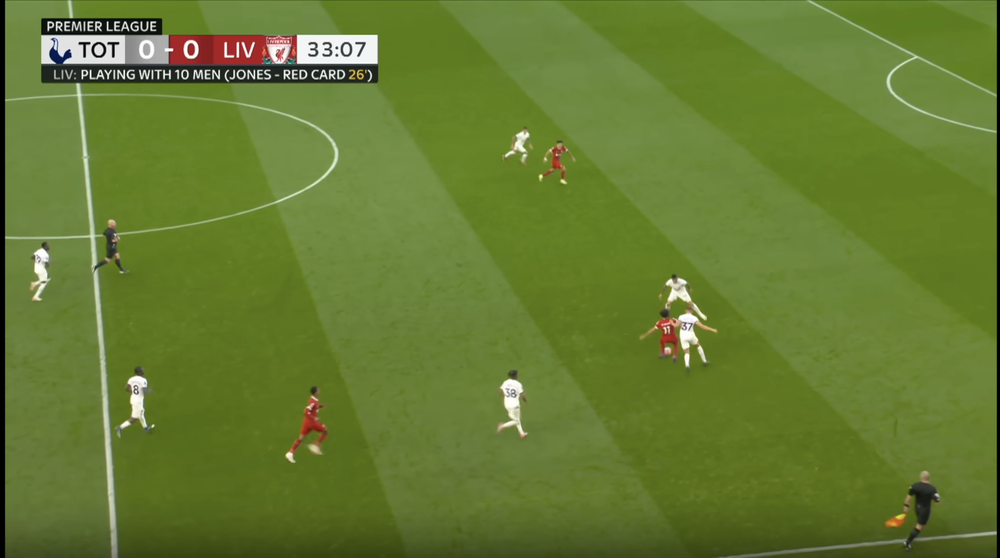
#> input picture logic/offside.png, 1000 x 558 px, shrunk from 1680 x 938 before the run
$ python -i field_extractor.py   (imports and definitions only)
#> lines starting #> are read from the running program, lines starting #| are printed output that depends on the picture; after the words box and inside, x2 and y2 are one past the last pixel; in counts of white or black regions, pixels touching at a corner belong together
#> further down, picture is the input picture: shape (558, 1000, 3); mean B, G, R 49.9, 123, 100.9
#!/usr/bin/env python3

import cv2
import sys
import numpy as np

def extract_field_mask(image_bgr, hue_range=10, morph_size=15):
    """
    Extract a binary mask of the soccer field from a BGR input image.

    Parameters:
    -----------
    image_bgr  : np.ndarray
        Input image in BGR format (as loaded by cv2.imread).
    hue_range  : int
        Half-width of the hue threshold around the peak hue.
    morph_size : int
        Size (in pixels) for morphological opening/closing.

    Returns:
    --------
    field_mask : np.ndarray
        A binary (single-channel) mask, where pixels belonging to the field are 255, others 0.
    """
#> called with hue_range = 10, morph_size = 15
    cv2.imshow("original image", image_bgr)
    # 1. Convert to HSV
    image_hsv = cv2.cvtColor(image_bgr, cv2.COLOR_BGR2HSV)
#> image_hsv: shape (558, 1000, 3); mean H, S, V 39.8, 154.6, 123.9

    # Split out the H, S, V channels
    hue_channel, _, _ = cv2.split(image_hsv)
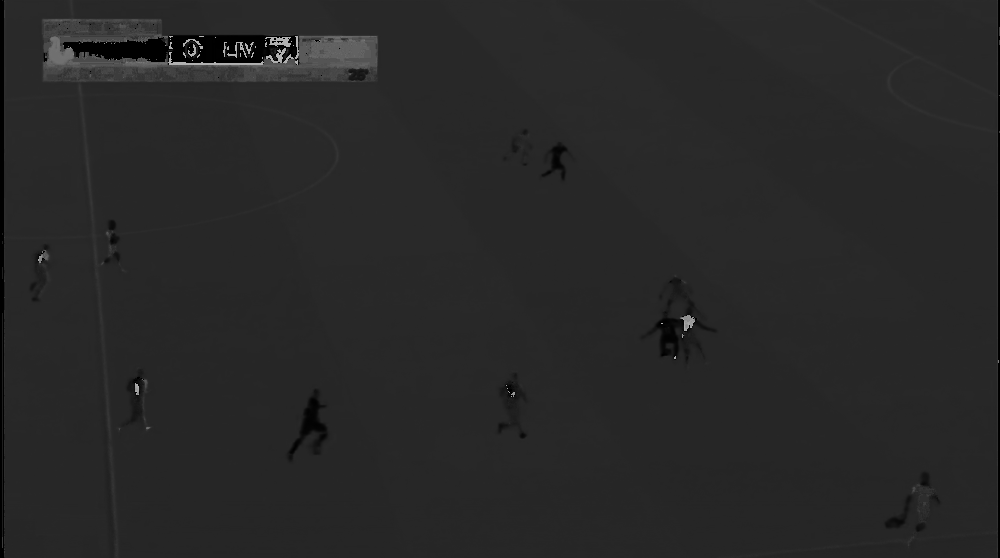
#> hue_channel: shape (558, 1000); min 0, max 179, mean 39.8

    # 2. Compute a histogram of hue values (0..179 in OpenCV by default)
    hist_size = 180
    hist_range = (0, 180)
    hue_hist = cv2.calcHist([hue_channel], [0], None, [hist_size], hist_range)
#> hue_hist = 180 values, max 160694 at index 39, min 0 at index 59, mean 3100

    # Find the peak hue value in the histogram
    peak_hue = np.argmax(hue_hist)
#> peak_hue = 39

    # 3. Threshold around the peak in the hue channel
    lower_hue = max(0, peak_hue - hue_range)
#> lower_hue = 29
    upper_hue = min(179, peak_hue + hue_range)
#> upper_hue = 49
    lower_bound = np.array([lower_hue, 0, 0], dtype=np.uint8)
#> lower_bound = [29, 0, 0]
    upper_bound = np.array([upper_hue, 255, 255], dtype=np.uint8)
#> upper_bound = [49, 255, 255]
    intermediate_mask = cv2.inRange(image_hsv, lower_bound, upper_bound)
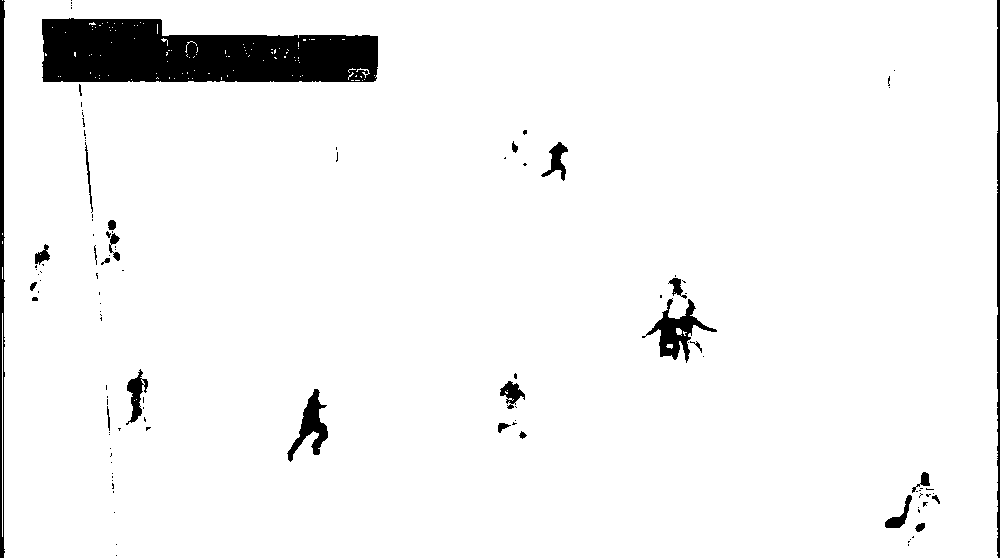
#> intermediate_mask: shape (558, 1000); 95.3% white; 113 black regions (85 under 20 px), largest, box (x1, y1, x2, y2) and area: (42, 18, 378, 82) 17234, (0, 0, 5, 558) 2017, (997, 0, 1000, 558) 1535

    # 4. Morphological opening and closing to remove spurious regions
    kernel = cv2.getStructuringElement(cv2.MORPH_RECT, (morph_size, morph_size))
    # Opening removes small objects
    mask_opened = cv2.morphologyEx(intermediate_mask, cv2.MORPH_OPEN, kernel)
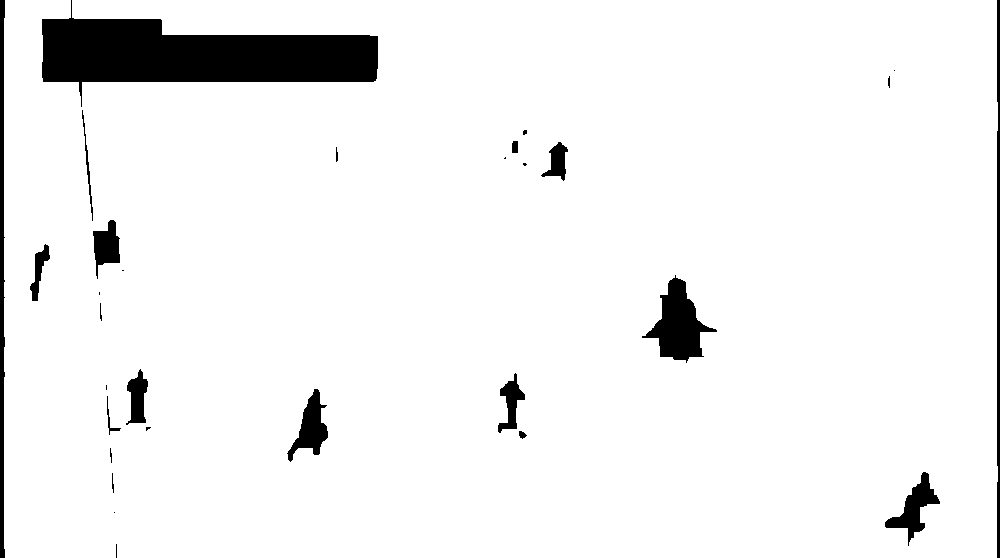
#> mask_opened: shape (558, 1000); 94.4% white; 30 black regions (11 under 20 px), largest, box (x1, y1, x2, y2) and area: (42, 0, 378, 107) 17726, (642, 275, 717, 363) 2881, (0, 0, 5, 558) 2278
    # Closing fills small holes
    mask_closed = cv2.morphologyEx(mask_opened, cv2.MORPH_CLOSE, kernel)
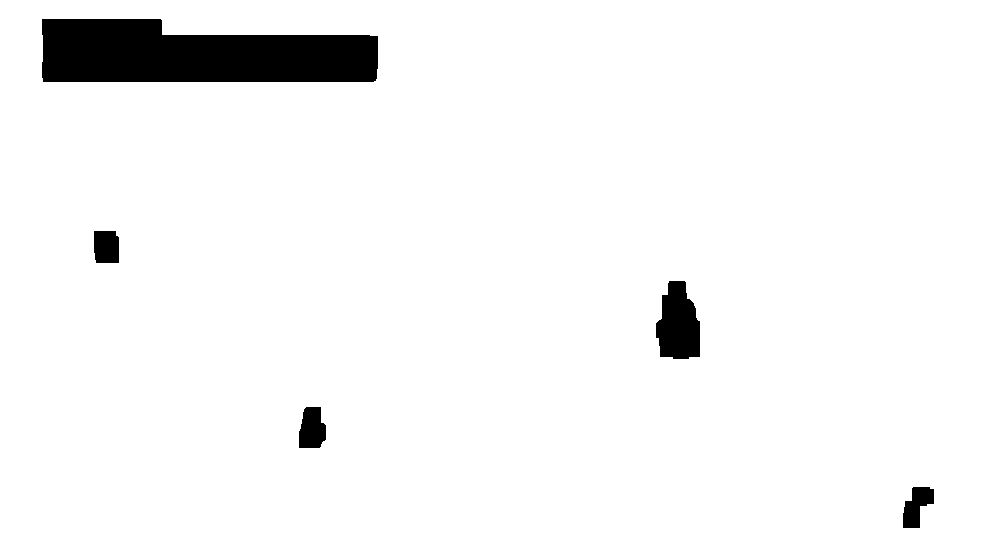
#> mask_closed: shape (558, 1000); 95.9% white; 5 black regions, box (x1, y1, x2, y2) and area: (42, 19, 378, 82) 17654, (656, 281, 700, 359) 2626, (299, 407, 326, 448) 908, (903, 487, 934, 528) 796, (94, 231, 119, 263) 771

    # 5. Find contours and keep the largest one as the field
    contours, _ = cv2.findContours(mask_closed, cv2.RETR_EXTERNAL, cv2.CHAIN_APPROX_SIMPLE)
#> contours = [[[0, 0], [0, 557], [999, 557], [999, 0]]]
    if not contours:
        # No contours found: return the closed mask as-is
        return mask_closed

    # Sort by area, pick the largest
    largest_contour = max(contours, key=cv2.contourArea)
#> largest_contour = [[0, 0], [0, 557], [999, 557], [999, 0]]

    # Contour approximation
    epsilon = 0.01 * cv2.arcLength(largest_contour, True)
#> epsilon = 31.12
    approx_contour = cv2.approxPolyDP(largest_contour, epsilon, True)
#> approx_contour = [[0, 0], [0, 557], [999, 557], [999, 0]]

    # Convex hull
    hull = cv2.convexHull(approx_contour)
#> hull = [[999, 0], [999, 557], [0, 557], [0, 0]]

    # Create a new mask for the final field region
    field_mask = np.zeros_like(mask_closed)
    cv2.fillConvexPoly(field_mask, hull, 255)
#> field_mask: shape (558, 1000); every value is 255

    return field_mask

>>> import cv2
>>> picture = cv2.imread('offside.png')
>>> result = extract_field_mask(picture)
